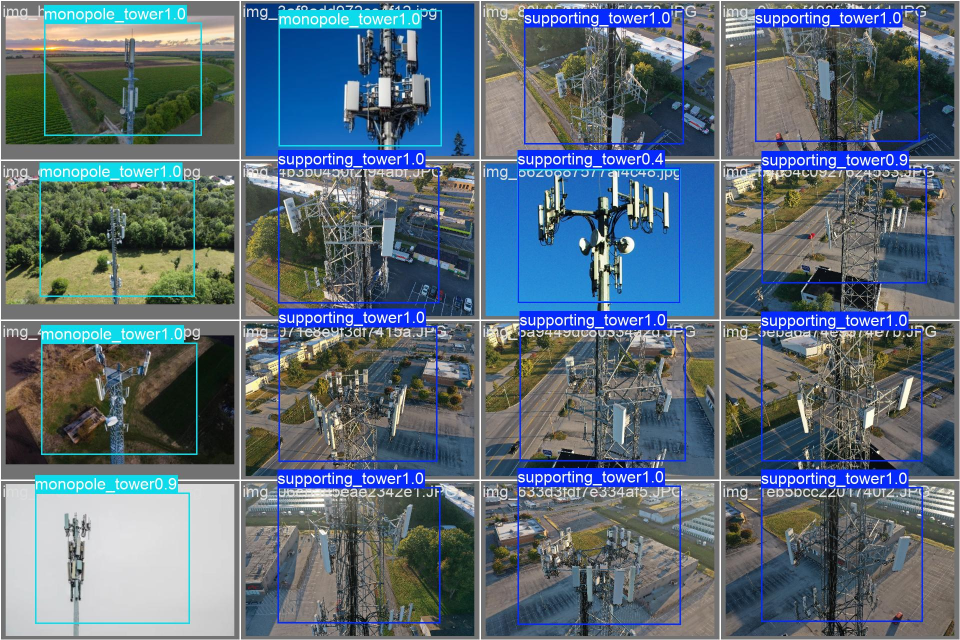
#> input picture runs/detect/val/val_batch0_pred.jpg, 1920 x 1280 px (shown at 1/2 size)
$ python quality_filter.py runs/detect/val/val_batch0_pred.jpg   (older library calls are emulated)
#> lines starting #> are read from the running program, lines starting #| are printed output that depends on the picture
"""quality_filter.py — Robust image quality assessment (blur, exposure, resolution).

Automatically rejects:
  - Blurry images (Laplacian variance < threshold)
  - Underexposed images (too dark)
  - Overexposed images (too bright / washed out)
  - Too-small images (< 80px in any dimension)

Used in backend/app.py before running YOLO detection.
"""
import cv2
import numpy as np


def check_blur(image, threshold=50.0):
    """
    Laplacian variance — lower = more blurry.
    Threshold 50: rejects significantly blurred images while allowing
    slightly soft outdoor photos (common with telecom tower photography).
    """
    gray = cv2.cvtColor(image, cv2.COLOR_BGR2GRAY)
    variance = cv2.Laplacian(gray, cv2.CV_64F).var()
    return variance < threshold, round(variance, 2)


def check_exposure(image, dark_thresh=30, bright_thresh=235):
    """
    Multi-method exposure check:
    1. Mean brightness — catches obvious under/overexposure
    2. Histogram clipping — catches washed-out images where >40% of pixels
       are at extreme ends (0-10 or 245-255)
    3. Standard deviation — catches flat/low-contrast images
    """
    gray = cv2.cvtColor(image, cv2.COLOR_BGR2GRAY)
    mean_brightness = float(np.mean(gray))
    std_brightness = float(np.std(gray))
    total_pixels = gray.size

    # Check 1: Mean brightness
    if mean_brightness < dark_thresh:
        return "underexposed", round(mean_brightness, 2), {
            "mean": round(mean_brightness, 2),
            "std": round(std_brightness, 2),
            "detail": f"Image too dark (mean brightness {mean_brightness:.0f} < {dark_thresh})"
        }

    if mean_brightness > bright_thresh:
        return "overexposed", round(mean_brightness, 2), {
            "mean": round(mean_brightness, 2),
            "std": round(std_brightness, 2),
            "detail": f"Image too bright (mean brightness {mean_brightness:.0f} > {bright_thresh})"
        }

    # Check 2: Histogram clipping — detect washed out images
    dark_pixels = float(np.sum(gray < 10)) / total_pixels
    bright_pixels = float(np.sum(gray > 245)) / total_pixels

    if dark_pixels > 0.40:
        return "underexposed", round(mean_brightness, 2), {
            "mean": round(mean_brightness, 2),
            "dark_clip": round(dark_pixels * 100, 1),
            "detail": f"Image heavily underexposed ({dark_pixels*100:.0f}% pixels near black)"
        }

    if bright_pixels > 0.40:
        return "overexposed", round(mean_brightness, 2), {
            "mean": round(mean_brightness, 2),
            "bright_clip": round(bright_pixels * 100, 1),
            "detail": f"Image heavily overexposed ({bright_pixels*100:.0f}% pixels near white)"
        }

    # Check 3: Very low contrast (flat image)
    if std_brightness < 15:
        return "low_contrast", round(mean_brightness, 2), {
            "mean": round(mean_brightness, 2),
            "std": round(std_brightness, 2),
            "detail": f"Image has very low contrast (std={std_brightness:.0f})"
        }

    return "ok", round(mean_brightness, 2), {
        "mean": round(mean_brightness, 2),
        "std": round(std_brightness, 2)
    }


def check_resolution(image, min_dim=80):
    """Reject very small images."""
    h, w = image.shape[:2]
    if min(h, w) < min_dim:
        return False, f"{w}x{h}"
    return True, f"{w}x{h}"


def assess_image_quality(image):
    """
    Returns (is_acceptable: bool, reason: str, details: dict)
    Call this before running detection. Automatically removes:
    - Blurry images
    - Overexposed images
    - Underexposed images
    - Low-contrast images
    - Too-small images
    """
    details = {}

    # Resolution check
    res_ok, res_info = check_resolution(image)
    details["resolution"] = res_info
    if not res_ok:
        return False, "Image resolution too low (minimum 80px required)", details

    # Blur check
    is_blurry, blur_score = check_blur(image)
    details["blur_score"] = blur_score
    details["blur_status"] = "blurry" if is_blurry else "sharp"
    if is_blurry:
        return False, f"Image rejected: Too blurry (sharpness score {blur_score:.0f}, need >=50)", details

    # Exposure check (underexposed / overexposed / low contrast)
    exposure_status, brightness, exposure_info = check_exposure(image)
    details["brightness"] = brightness
    details["exposure"] = exposure_status
    details.update(exposure_info)

    if exposure_status == "underexposed":
        return False, f"Image rejected: Underexposed — {exposure_info['detail']}", details
    elif exposure_status == "overexposed":
        return False, f"Image rejected: Overexposed — {exposure_info['detail']}", details
    elif exposure_status == "low_contrast":
        return False, f"Image rejected: Low contrast — {exposure_info['detail']}", details

    return True, "acceptable", details


if __name__ == "__main__":
    import sys
    if len(sys.argv) > 1:
        img = cv2.imread(sys.argv[1])
#> img is the input picture: shape (1280, 1920, 3); mean B, G, R 120.6, 108.5, 92.4
        if img is not None:
            ok, reason, details = assess_image_quality(img)
#> in assess_image_quality, `res_ok, res_info = check_resolution(image)`: res_ok = True; res_info = '1920x1280'
#> in check_blur, `gray = cv2.cvtColor(image, cv2.COLOR_BGR2GRAY)`:
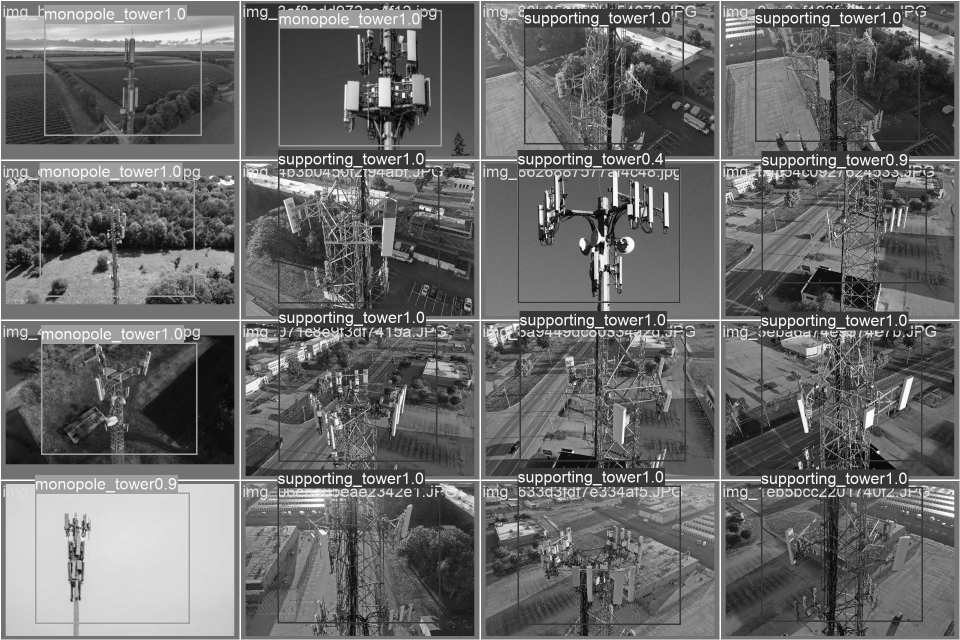
#> gray: shape (1280, 1920) (shown at 1/2 size); min 0, max 255, mean 105.1
#> in check_blur, `variance = cv2.Laplacian(gray, cv2.CV_64F).var()`: variance = 3382.7
#> in assess_image_quality, `is_blurry, blur_score = check_blur(image)`: is_blurry = False; blur_score = 3382.7
#> in check_exposure, `mean_brightness = float(np.mean(gray))`: mean_brightness = 105.1
#> in check_exposure, `std_brightness = float(np.std(gray))`: std_brightness = 55.51
#> in check_exposure, `dark_pixels = float(np.sum(gray < 10)) / total_pixels`: dark_pixels = 0.00188
#> in check_exposure, `bright_pixels = float(np.sum(gray > 245)) / total_pixels`: bright_pixels = 0.0193
#> in assess_image_quality, `exposure_status, brightness, exposure_info = check_exposure(image)`: exposure_status = 'ok'; brightness = 105.1; exposure_info = {'mean': 105.1, 'std': 55.51}
#> ok = True; reason = 'acceptable'; details = {'resolution': '1920x1280', 'blur_score': 3382.7, 'blur_status': 'sharp', 'brightness': 105.1, 'exposure': 'ok', 'mean': 105.1, 'std': 55.51}
            status = "[PASSED]" if ok else "[REJECTED]"
#> status = '[PASSED]'
            print(f"{status}: {reason}")
#| [PASSED]: acceptable
            for k, v in details.items():
                print(f"  {k}: {v}")
#> this loop made 7 passes
#> (k, v) on passes 1 to 7: ('resolution', '1920x1280'), ('blur_score', 3382.7), ('blur_status', 'sharp'), ('brightness', 105.1), ('exposure', 'ok'), ('mean', 105.1), ('std', 55.51)
#|   resolution: 1920x1280
#|   blur_score: 3382.69
#|   blur_status: sharp
#|   brightness: 105.06
#|   exposure: ok
#|   mean: 105.06
#|   std: 55.51
        else:
            print("Could not read image")
    else:
        print("Usage: python quality_filter.py <image_path>")
